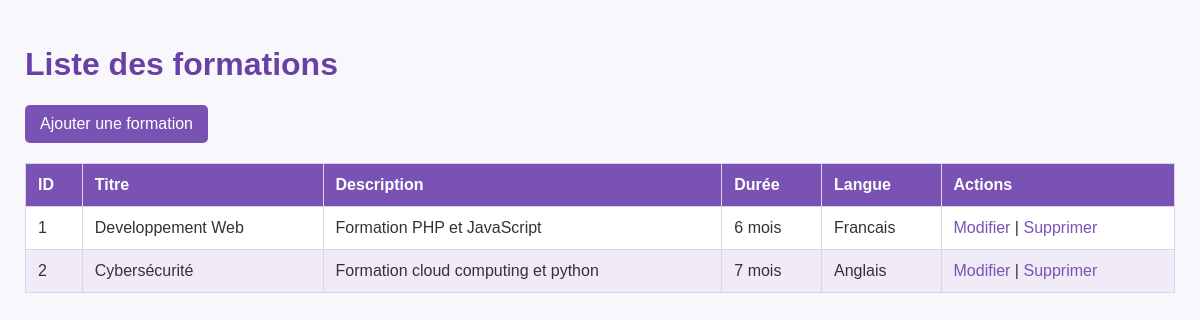
Screenshot of /Formation/index.php with the database file from the repository.
### tables this page shows
CREATE TABLE `formation` (
  `ID` int(11) NOT NULL,
  `Titre` varchar(100) NOT NULL,
  `Description` text DEFAULT NULL,
  `Durée` int(11) NOT NULL,
  `Langue` varchar(20) NOT NULL
);

### Formation/index.php (the view, shortened to what this page needs)
<?php
require_once "../database/connexion.php";
$sql = "SELECT * FROM Formation";
$statement = $pdo->query($sql);
$formations = $statement->fetchAll(
    PDO::FETCH_ASSOC
);
?>
<!DOCTYPE html>
<html lang="fr">
<head>
    <link rel="stylesheet" href="../css/pages.css">
</head>
<body>
    <h1>Liste des formations</h1>
    <a href="create.php">Ajouter une formation</a>
    <table border="1">
        <thead>
            <tr>
                <th>ID</th>
                <th>Titre</th>
                <th>Description</th>
                <th>Durée</th>
                <th>Langue</th>
                <th>Actions</th>
            </tr>
        </thead>
        <tbody>
            <?php foreach ($formations as $formation) { ?>
                <tr>
                    <td><?php echo $formation["ID"]; ?></td>
                    <td><?php echo htmlspecialchars($formation["Titre"]); ?></td>
                    <td><?php echo htmlspecialchars($formation["Description"]); ?></td>
                    <td><?php echo $formation["Durée"]; ?> mois</td>
                    <td><?php echo htmlspecialchars($formation["Langue"]); ?></td>
                    <td>
                        <a href="edit.php?id=<?php echo $formation["ID"]; ?>">
                            Modifier
                        </a>
                        |
                        <a href="delete.php?id=<?php echo $formation["ID"]; ?>">
                            Supprimer
                        </a>
                    </td>
                </tr>
            <?php } ?>
        </tbody>
    </table>
</body>
</html>

### css/pages.css (style rules this page uses)
* { box-sizing: border-box; }
body { margin: 0; padding: 25px; background: #f8f7fb; color: #333; font-family: Arial, sans-serif; }
h1, h2 { color: #6941a5; }
a { color: #7952b3; text-decoration: none; }
table { width: 100%; margin-top: 20px; border-collapse: collapse; background: white; }
th, td { padding: 12px; border: 1px solid #ddd2ed; text-align: left; }
th { background: #7952b3; color: white; }
tbody tr:nth-child(even) { background: #f1ebf8; }
form button, body > a[href="create.php"] { display: inline-block; padding: 10px 15px; border: none; border-radius: 5px; background: #7952b3; color: white; font: inherit; cursor: pointer; }

### rows the page displays
formation: ID "1", Titre "Developpement Web", Description "Formation PHP et JavaScript", Durée "6", Langue "Francais"
formation: ID "2", Titre "Cybersécurité", Description "Formation cloud computing et python", Durée "7", Langue "Anglais"
